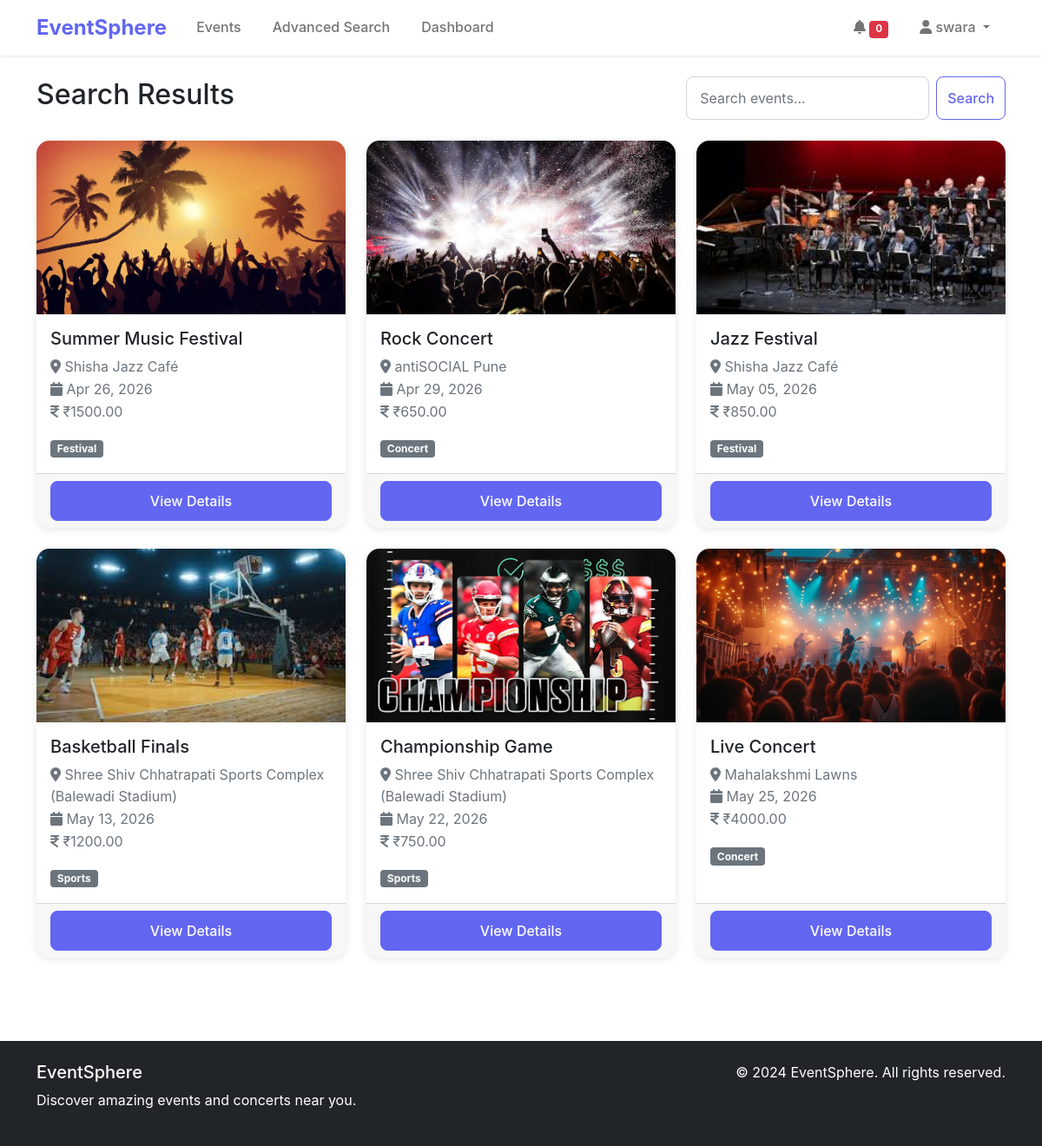
/events/search/ (signed in), run on the app's committed database.
### events/models.py (models this page shows, shortened)
class Event(models.Model):
    title = models.CharField(max_length=200)
    description = models.TextField()
    category = models.ForeignKey(Category, on_delete=models.CASCADE)
    venue = models.ForeignKey(Venue, on_delete=models.CASCADE)
    date = models.DateTimeField()
    price = models.DecimalField(max_digits=10, decimal_places=2)
    image = models.ImageField(upload_to='events/', blank=True, null=True)
    created_by = models.ForeignKey(User, on_delete=models.CASCADE, null=True, blank=True)
    created_at = models.DateTimeField(auto_now_add=True)
    updated_at = models.DateTimeField(auto_now=True)
    is_active = models.BooleanField(default=True)
    class Meta:
        ordering = ['date']

class Venue(models.Model):
    name = models.CharField(max_length=200)
    address = models.TextField()
    city = models.CharField(max_length=100)
    state = models.CharField(max_length=100)
    zip_code = models.CharField(max_length=20)
    capacity = models.IntegerField(default=0)

class Category(models.Model):
    name = models.CharField(max_length=100)
    slug = models.SlugField(unique=True)
    description = models.TextField(blank=True)
    image = models.ImageField(upload_to='categories/', blank=True, null=True)
    class Meta:
        verbose_name_plural = "Categories"

### events/views.py (the view)
# urls.py: path('search/', views.search_events, name='search_events'),
def search_events(request):
    form = EventSearchForm(request.GET or None)
    events = Event.objects.filter(is_active=True).order_by('date')
    if form.is_valid():
        events = form.filter_events(events)
    paginator = Paginator(events, 12)
    page_number = request.GET.get('page')
    page_obj = paginator.get_page(page_number)
    context = {
        'page_obj': page_obj,
        'form': form,
        'query': request.GET.get('q', ''),
    }
    return render(request, 'events/search_results.html', context)

### templates/events/search_results.html (shortened to what this page needs)
{% extends 'base.html' %}
{% load static %}
{% block content %}
<div class="container py-4">
    <div class="row">
        <div class="col-12">
            <div class="d-flex justify-content-between align-items-center mb-4">
                <div>
                    <h2>Search Results</h2>
                </div>
                <form method="GET" class="d-flex">
                    <input type="text" class="form-control me-2" name="q" placeholder="Search events..." value="{{ query }}">
                    <button class="btn btn-outline-primary" type="submit">Search</button>
                </form>
            </div>
            {% if page_obj %}
            <div class="row">
                {% for event in page_obj %}
                <div class="col-md-4 mb-4">
                    <div class="card event-card h-100">
                        {% if event.image %}
                        <img src="{{ event.image.url }}" class="card-img-top" alt="{{ event.title }}">
                        {% else %}
                        <div class="card-img-top bg-primary d-flex align-items-center justify-content-center" style="height: 200px;">
                            <i class="fas fa-calendar-alt fa-3x text-white"></i>
                        </div>
                        {% endif %}
                        <div class="card-body">
                            <h5 class="card-title">{{ event.title }}</h5>
                            <p class="card-text text-muted">
                                <i class="fas fa-map-marker-alt"></i> {{ event.venue.name }}<br>
                                <i class="fas fa-calendar"></i> {{ event.date|date:"M d, Y" }}<br>
                                <i class="fas fa-indian-rupee-sign"></i> ₹{{ event.price }}
                            </p>
                            <span class="badge bg-secondary">{{ event.category.name }}</span>
                        </div>
                        <div class="card-footer">
                            <a href="{% url 'events:event_detail' event.pk %}" class="btn btn-primary w-100">View Details</a>
                        </div>
                    </div>
                </div>
                {% endfor %}
            </div>
            {% endif %}
        </div>
    </div>
</div>
{% endblock %}

### templates/base.html (shortened to what this page needs)
<!DOCTYPE html>
<html lang="en">
<head>
    {% load static %}
    <link href="https://cdn.jsdelivr.net/npm/bootstrap@5.1.3/dist/css/bootstrap.min.css" rel="stylesheet">
    <link href="https://cdnjs.cloudflare.com/ajax/libs/font-awesome/6.0.0/css/all.min.css" rel="stylesheet">
    <link href="{% static 'css/style.css' %}" rel="stylesheet">
</head>
<body>
    <nav class="navbar navbar-expand-lg navbar-light bg-white shadow-sm">
        <div class="container">
            <a class="navbar-brand fw-bold" href="{% url 'home' %}">EventSphere</a>
            <div class="collapse navbar-collapse" id="navbarNav">
                <ul class="navbar-nav me-auto">
                    <li class="nav-item">
                        <a class="nav-link" href="{% url 'events:event_list' %}">Events</a>
                    </li>
                    <li class="nav-item">
                        <a class="nav-link" href="{% url 'events:advanced_search' %}">Advanced Search</a>
                    </li>
                    {% if user.is_authenticated %}
                    <li class="nav-item">
                        <a class="nav-link" href="{% url 'dashboard:dashboard' %}">Dashboard</a>
                    </li>
                    {% endif %}
                </ul>
                <ul class="navbar-nav">
                    {% if user.is_authenticated %}
                    <li class="nav-item">
                        <a class="nav-link" href="{% url 'notifications:notification_list' %}">
                            <i class="fas fa-bell"></i>
                            <span class="badge bg-danger" id="notification-count" style="font-size: 0.7em;">0</span>
                        </a>
                    </li>
                    <li class="nav-item dropdown">
                        <a class="nav-link dropdown-toggle" href="#" id="navbarDropdown" role="button" data-bs-toggle="dropdown">
                            <i class="fas fa-user"></i> {{ user.username }}
                        </a>
                    </li>
                    {% endif %}
                </ul>
            </div>
        </div>
    </nav>
    <main>
        {% block content %}
        {% endblock %}
    </main>
    <footer class="bg-dark text-white py-4 mt-5">
        <div class="container">
            <div class="row">
                <div class="col-md-6">
                    <h5>EventSphere</h5>
                    <p>Discover amazing events and concerts near you.</p>
                </div>
                <div class="col-md-6 text-md-end">
                    <p>&copy; 2024 EventSphere. All rights reserved.</p>
                </div>
            </div>
        </div>
    </footer>
</body>
</html>

### static/css/style.css (style rules this page uses)
:root { --primary-color: #6366f1; --secondary-color: #8b5cf6; --dark-color: #1f2937; --light-color: #f8fafc; }
body { font-family: 'Inter', -apple-system, BlinkMacSystemFont, sans-serif; line-height: 1.6; }
.event-card { border: none; border-radius: 15px; overflow: hidden; transition: transform 0.3s ease, box-shadow 0.3s ease; }
.event-card .card-img-top { height: 200px; object-fit: cover; }
.navbar-brand { font-size: 1.5rem; color: var(--primary-color) !important; }
.navbar-nav .nav-link { font-weight: 500; margin: 0 10px; }
.btn-primary { background-color: var(--primary-color); border-color: var(--primary-color); border-radius: 8px; font-weight: 500; padding: 10px 20px; }
.btn-outline-primary { color: var(--primary-color); border-color: var(--primary-color); border-radius: 8px; font-weight: 500; }
.card { border: none; border-radius: 15px; box-shadow: 0 2px 10px rgba(0, 0, 0, 0.1); }
.form-control { border-radius: 8px; border: 1px solid #d1d5db; padding: 12px 15px; }
.shadow-sm { box-shadow: 0 1px 3px rgba(0, 0, 0, 0.1) !important; }
footer { margin-top: auto; }

### data on the page
Event: image (picture), title "Summer Music Festival", venue.name "Shisha Jazz Café", date "Apr 26, 2026", price "1500.00", category.name "Festival"
Event: image (picture), title "Rock Concert", venue.name "antiSOCIAL Pune", date "Apr 29, 2026", price "650.00", category.name "Concert"
Event: image (picture), title "Jazz Festival", venue.name "Shisha Jazz Café", date "May 05, 2026", price "850.00", category.name "Festival"
Event: image (picture), title "Basketball Finals", venue.name "Shree Shiv Chhatrapati Sports Complex (Balewadi Stadium)", date "May 13, 2026", price "1200.00", category.name "Sports"
Event: image (picture), title "Championship Game", venue.name "Shree Shiv Chhatrapati Sports Complex (Balewadi Stadium)", date "May 22, 2026", price "750.00", category.name "Sports"
Event: image (picture), title "Live Concert", venue.name "Mahalakshmi Lawns", date "May 25, 2026", price "4000.00", category.name "Concert"

### other printed values
{{ user.username }} "swara"
